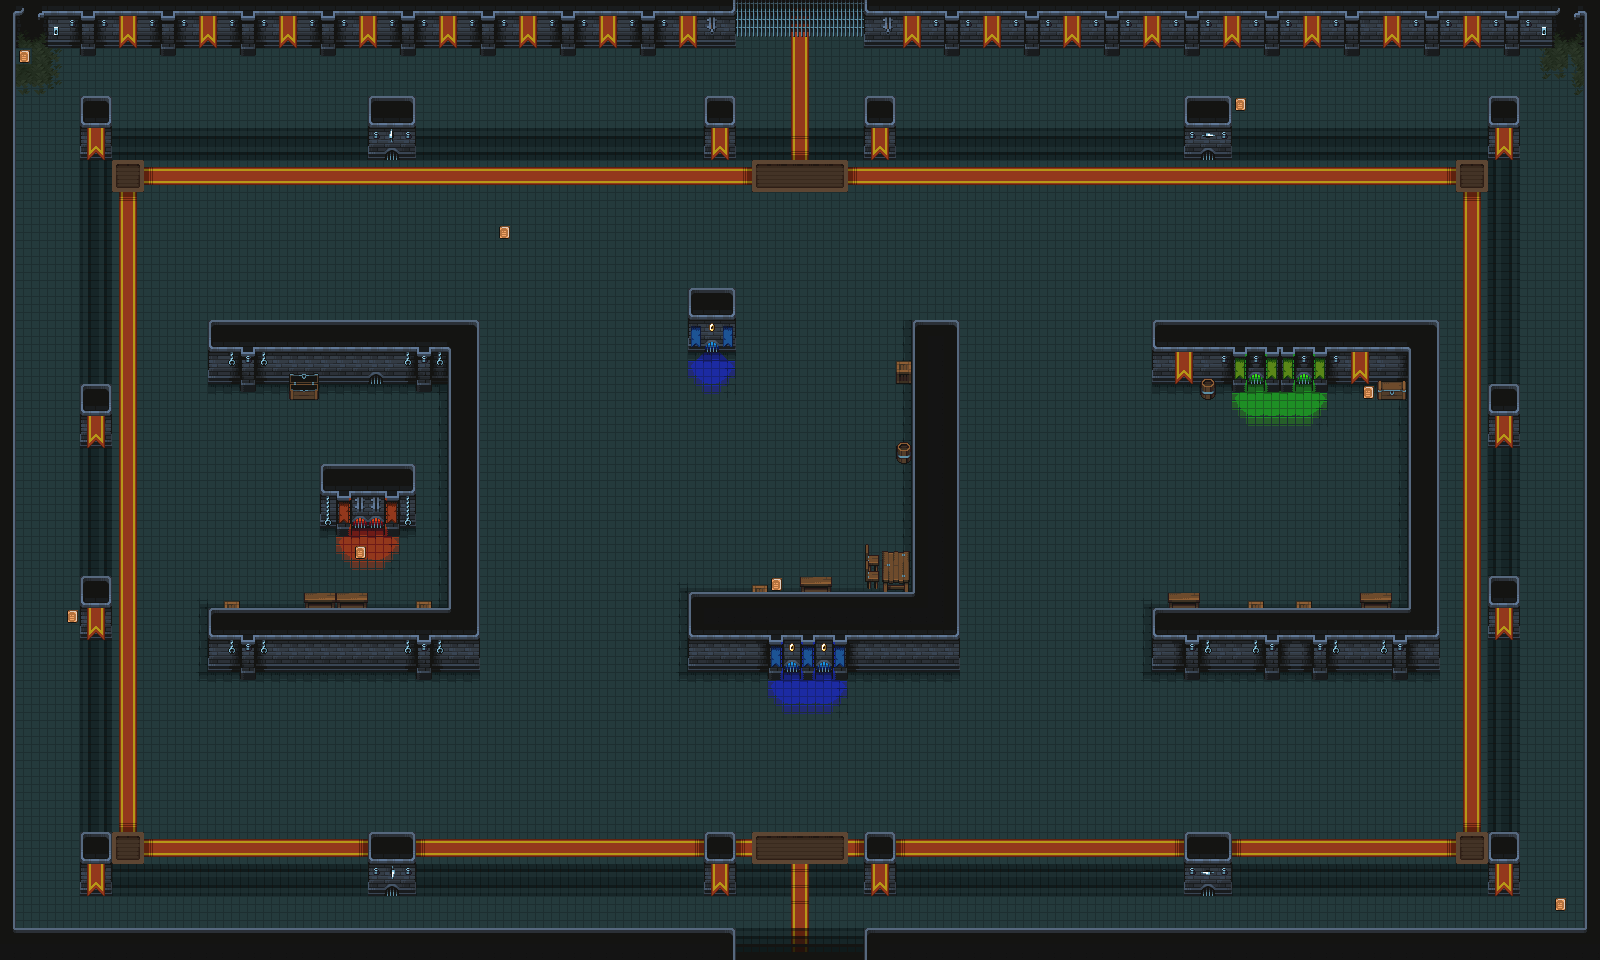

The image is a tile-based game level rendered from a .tmx file. Its description and source (layers, tilesets, objects; grid data summarised) follow:
An orthogonal 100x60 tile map with 16x16 px tiles, 6 tile layers (Ground, Tome, Collision, Background, ...).

<map version="1.10" tiledversion="1.10.2" orientation="orthogonal" renderorder="right-down" width="100" height="60" tilewidth="16" tileheight="16" infinite="0" nextlayerid="7" nextobjectid="1">
 <editorsettings>
  <export target="Level2Map.JSON" format="json" />
 </editorsettings>
 <tileset firstgid="1" name="Tileset3" tilewidth="16" tileheight="16" tilecount="1024" columns="32">
  <image source="Tileset3.png" width="512" height="512" />
 </tileset>
 <layer id="1" name="Ground" width="100" height="60">
  <data>[6000 cells, 5984 non-empty, 44 distinct tile ids]</data>
 </layer>
 <layer id="6" name="Tome" width="100" height="60">
  <data>[6000 cells, 1 non-empty, 1 distinct tile ids]</data>
 </layer>
 <layer id="2" name="Collision" width="100" height="60">
  <data>[6000 cells, 1316 non-empty, 98 distinct tile ids]</data>
 </layer>
 <layer id="5" name="Background" width="100" height="60">
  <data>[6000 cells, 738 non-empty, 51 distinct tile ids]</data>
 </layer>
 <layer id="4" name="Final-Line" width="100" height="60">
  <data>[6000 cells, 16 non-empty, 8 distinct tile ids]</data>
 </layer>
 <layer id="3" name="Bar-Closed" width="100" height="60">
  <data>[6000 cells, 24 non-empty, 3 distinct tile ids]</data>
 </layer>
</map>
